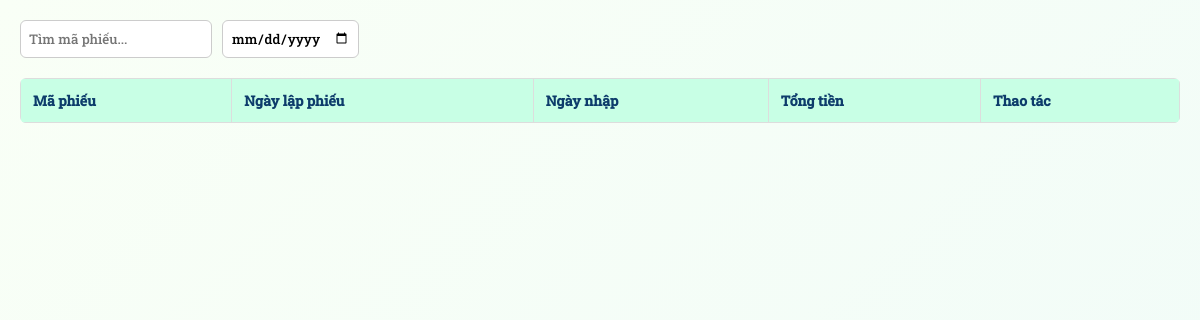
/admin/Receipt/receipts.php (signed in), run on an earlier commit of the app's database.
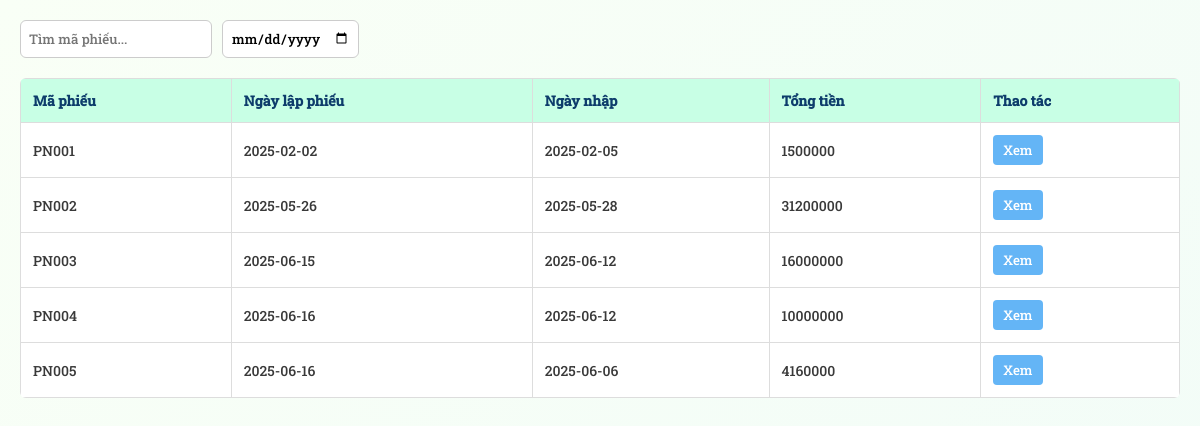
And on a later commit of the database.
### tables this page shows
CREATE TABLE `phieunhap` (
  `MaPN` varchar(10) NOT NULL,
  `NgayLapPhieu` date NOT NULL DEFAULT curdate(),
  `NgayNhap` date NOT NULL,
  `TongTien` float DEFAULT NULL
);

### admin/Receipt/receipts.php (the view, shortened to what this page needs)
<?php
include __DIR__ . '/../../connect.php';
$result = $mysqli->query("SELECT * FROM phieunhap");
?>
<!DOCTYPE html>
<html lang="vi">
<head>
  <link rel="stylesheet" href="https://cdn.jsdelivr.net/npm/choices.js/public/assets/styles/choices.min.css">
  <link rel="stylesheet" href="../../assets/style.css" type="text/css">
</head>
<body>
  <div class="main-content">
    <div class="header">
      <div class="search-filter">
        <input type="text" id="timMaPN" name="mapn" placeholder="Tìm mã phiếu...">
        <input type="date" id="timNgayNhap" name="ngaynhap" placeholder="Ngày nhập...">
      </div>
    </div>
    <table id="receiptTable">
      <thead>
        <tr>
          <th>Mã phiếu</th>
          <th>Ngày lập phiếu</th>
          <th>Ngày nhập</th>
          <th>Tổng tiền</th>
          <th>Thao tác</th>
        </tr>
      </thead>
      <tbody>
        <?php while ($receipts = $result->fetch_assoc()): ?>
        <tr>
          <td><?= htmlspecialchars($receipts['MaPN']) ?></td>
          <td><?= htmlspecialchars($receipts['NgayLapPhieu']) ?></td>
          <td><?= htmlspecialchars($receipts['NgayNhap']) ?></td>
          <td><?= htmlspecialchars($receipts['TongTien']) ?></td>
          <td class="action-buttons">
            <button class="view-btn" onclick="openReceiptForm('<?= $receipts['MaPN'] ?>')">Xem</button>
          </td>
        </tr>
        <?php endwhile; ?>
      </tbody>
    </table>
  </div>
</body>
</html>

What changed in the data, as far as the page shows it:
added phieunhap: MaPN "PN001", NgayLapPhieu "2025-02-02", NgayNhap "2025-02-05", TongTien "1500000"
added phieunhap: MaPN "PN002", NgayLapPhieu "2025-05-26", NgayNhap "2025-05-28", TongTien "31200000"
added phieunhap: MaPN "PN003", NgayLapPhieu "2025-06-15", NgayNhap "2025-06-12", TongTien "16000000"
added phieunhap: MaPN "PN004", NgayLapPhieu "2025-06-16", NgayNhap "2025-06-12", TongTien "10000000"
added phieunhap: MaPN "PN005", NgayLapPhieu "2025-06-16", NgayNhap "2025-06-06", TongTien "4160000"
